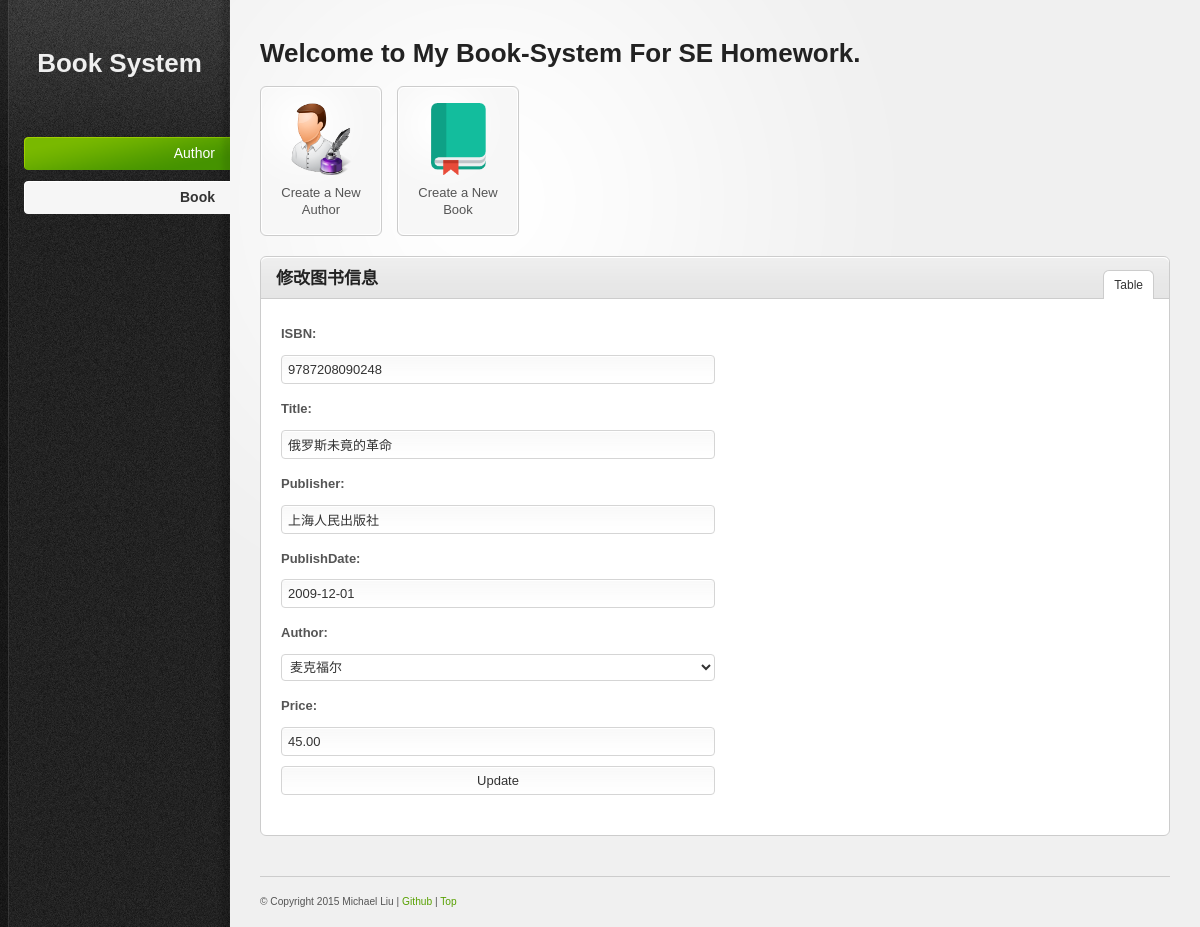
/books/update/9787208090248/, run on the app's committed database.
### bookmanagement/models.py (models this page shows, shortened)
class Book(models.Model):
    ISBN = models.BigIntegerField(primary_key=True)
    Title = models.CharField(max_length=128)
    Author = models.ForeignKey(Author)
    Publisher = models.CharField(max_length=128)
    PublishDate = models.DateField()
    Price = models.DecimalField(max_digits=19,decimal_places=2) # one billion with 2 decimal number
    class META:
        ordering = ['Title']

### bookmanagement/views.py (the view)
        class Update(UpdateView):
            model = t_model
            fields = t_field
            success_url = t_success_url
            template_name_suffix = '_update_form'

### bookmanagement/models.py (called while the page is built)
    def __unicode__(self):
        return self.Name

### bookmanagement/templates/bookmanagement/book_update_form.html (shortened to what this page needs)
{% extends "base.html" %}
{% block boxtitle %}
    修改图书信息
{% endblock %}
{% block currentbook %}current{% endblock %}
{% block content %}
<form action="" method="post">{% csrf_token %}
    <fieldset>
            {{ form.as_p }}
        <input type="submit" value="Update" />
    </fieldset>
</form>
{% endblock %}

### bookmanagement/static/css/style.css (style rules this page uses)
html { font-size: 100%; height: 100%; margin-bottom: 1px; }
body { font-family: Arial, Helvetica, sans-serif; color: #555; background: #f0f0f0 url('../images/bg-body.gif') top left repeat-y; font-size: 12px; }
p { padding: 5px 0 10px 0; line-height: 1.6em; }
form label { display: block; padding: 0 0 10px; font-weight: bold; }
form input.text-input, form select, form textarea, form .wysiwyg { padding: 6px; font-size: 13px; background: #fff url('../images/bg-form-field.gif') top left repeat-x; border: 1px solid #d5d5d5; color: #333; }
form .medium-input { width: 50% !important; }
form select { padding: 4px; background: #fff; }
fieldset>input,fieldset>select { margin-bottom: 20px; }

### bookmanagement/static/css/invalid.css (style rules this page uses)
.button, #main-content table tfoot td .bulk-actions select, .pagination a.number, form input.text-input, form textarea, form .wysiwyg, form select, .dp-popup { -moz-border-radius: 4px; -webkit-border-radius: 4px; border-radius: 4px; }

### data on the page
Book: ISBN "9787208090248", Title "俄罗斯未竟的革命", Publisher "上海人民出版社", PublishDate "2009-12-01", Author "麦克福尔", Price "45.00"
